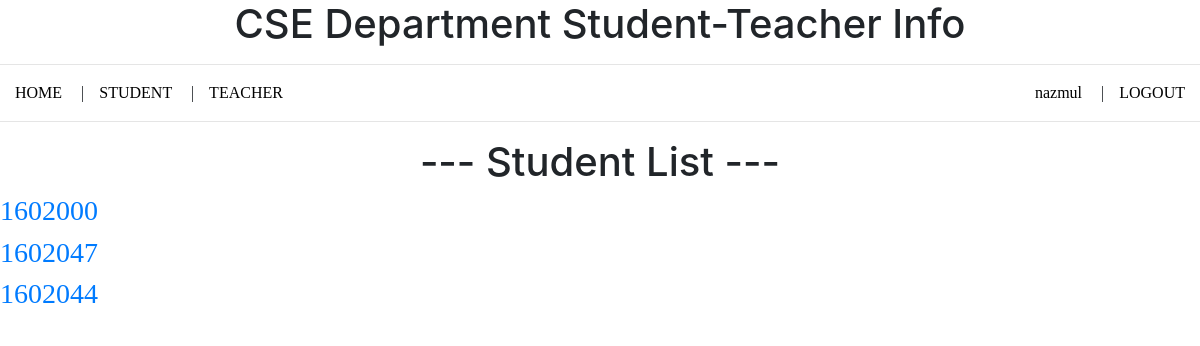
The app's page /student-list/ (signed in) with its own data.
### Info/models.py (models this page shows, shortened)
class Student(models.Model):
    Reg = models.CharField(max_length=200)
    description = models.TextField()

### Info/views.py (the view)
# urls.py: path('student-list/', views.student_list, name='student-list'),
def student_list(request):
    students = Student.objects.all()
    return render(request, 'student_list.html', {'all_student_list': students})

### templates/student_list.html
{% extends 'base.html' %}
{% block content %}
      <h1 align="center"> --- Student List --- </h1>
      <ul>
          {% for student in all_student_list %}
            <h3> <a href="{% url 'single-student' student.pk %}"> {{ student.Reg }}</a></h3>
          {% endfor %}
      </ul>
{% endblock %}

### templates/base.html (shortened to what this page needs)
<!DOCTYPE html>
<html lang="en">
<head>
   {% load static %}
    <link href="{% static 'css/bootstrap.min.css' %}" rel="stylesheet">
    <link rel="stylesheet" href="{% static 'style.css' %}">
</head>
<body>
    <h1 align="center"> CSE Department Student-Teacher Info </h1>
    <hr>
    <ul>
        <li><a href="{% url 'home' %}"> HOME </a> | </li>
        <li><a href="{% url 'student-list' %}"> STUDENT </a> | </li>
        <li><a href="{% url 'teacher-list' %}"> TEACHER </a>  </li>
        {% if user.is_authenticated %}
        <li style="float:right"> <a href="{% url 'logout' %}" > LOGOUT </a></li>
        <li style="float:right"> <a href="{% url 'logged-user' %}" > {{user.username}} </a>|</li>
        {% else %}
        <li style="float:right"> <a href="{% url 'register' %}" > REGISTER </a></li>
        <li style="float:right"> <a href="{% url 'login' %}"> LOGIN </a>|</li>
        {% endif %}
    </ul>
    <hr>
    {% block content %}
    {% endblock %}
</body>
</html>

### static/style.css (style rules this page uses)
body { background-color: white; }
ul { list-style-type: none; margin: 0; padding: 0; overflow: hidden; background-color: white; font-family: Cambria, Cochin, Georgia, Times, 'Times New Roman', serif; }
li { float: left; }
li a { color: black; text-align: center; padding: 15px 15px; text-decoration: none; }

### records on screen
Student: Reg "1602000"
Student: Reg "1602047"
Student: Reg "1602044"

### other values on screen
{{ user.username }} "nazmul"
